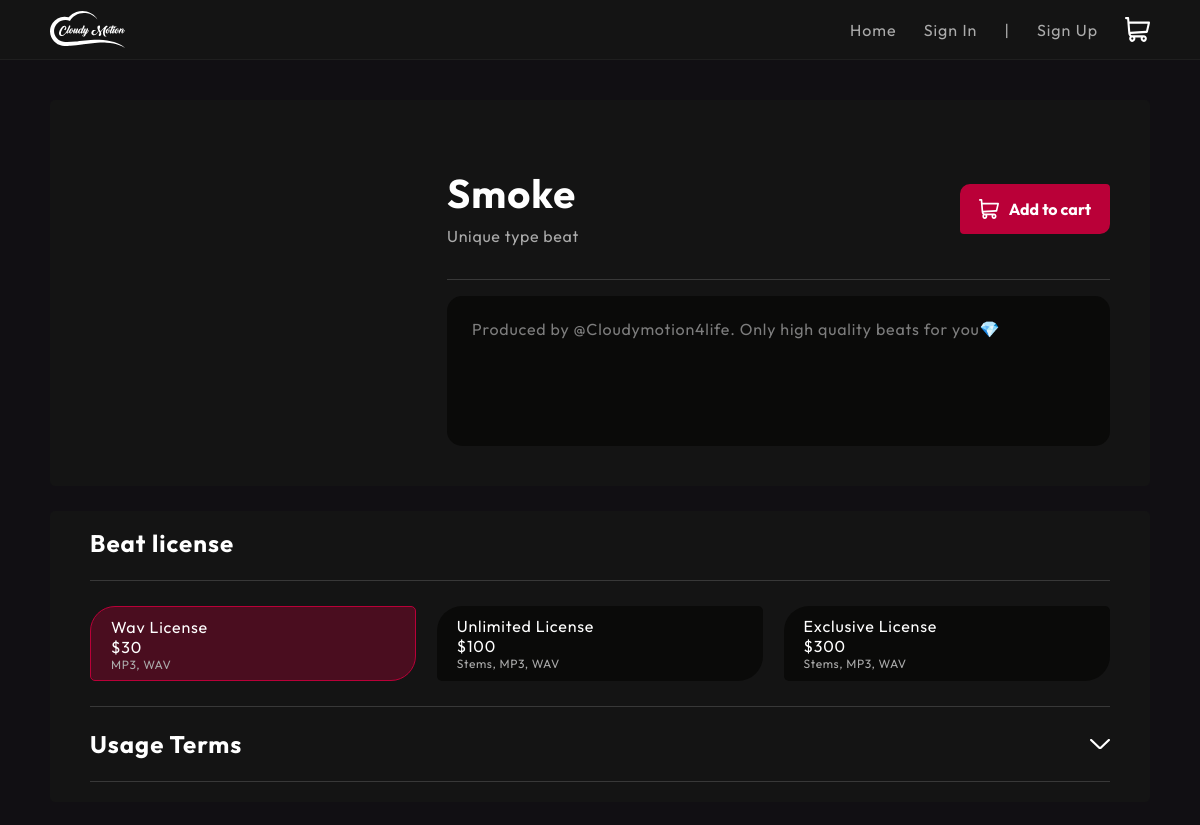
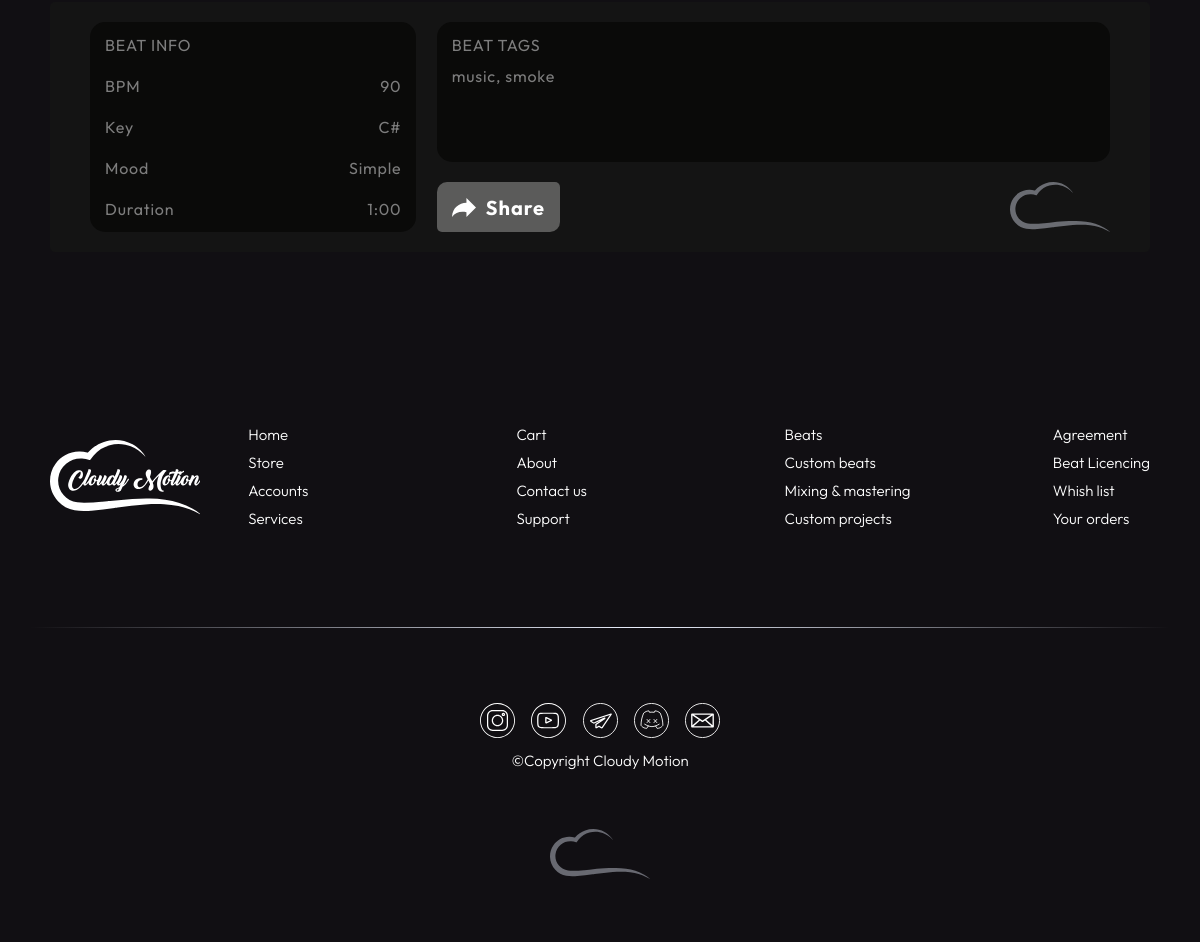
Screenshot of /store/56/ with the database file from the repository (2 pictures, top to bottom).
### cm_site/models.py (models this page shows, shortened)
class Tracks(models.Model):
    track_name = models.CharField('Track Name', unique=True, null=False, max_length=64)
    cover_art = models.ImageField("Cover Art", upload_to='uploads/')
    bpm = models.IntegerField('BPM', default=90)
    key = models.CharField('Key', unique=False, null=False, max_length=16)
    mood = models.ForeignKey(Moods, on_delete=models.CASCADE)
    duration = models.CharField('Duration', max_length=16, null=False)
    type_beat = models.CharField('Type Beat', unique=False, max_length=32, default="Unique", null=False)
    tags = models.ManyToManyField(Tags, blank=True)
    description = models.CharField('Track description', max_length=256, blank=False, unique=False, default='Produced by @Cloudymotion4life. Only high quality beats for you💎')
    priority = models.IntegerField('Track priority', blank=False, unique=False, default=0)
    mp3 = models.FileField('Mp3 File', upload_to='uploads/')
    waw_link = models.URLField('Link to wav license files', blank=True)
    unl_and_exc_link = models.URLField('Link to unlimited and exclusive license files', blank=True)
    class Meta:
        verbose_name = 'Track'
        verbose_name_plural = 'Tracks'

class Prices(models.Model):
    wav_license = models.IntegerField('Wav License $', default=30)
    unlimited_license = models.IntegerField('Unlimited License $', default=100)
    exclusive_license = models.IntegerField('Exclusive License $', default=300)
    class Meta:
        verbose_name = 'Price'
        verbose_name_plural = 'Prices'

class Moods(models.Model):
    mood = models.CharField('New mood', unique=True, max_length=32, null=False)
    def __str__(self) -> str:
        return self.mood
    class Meta:
        verbose_name = 'Mood'
        verbose_name_plural = 'Moods'

class Tags(models.Model):
    tag = models.CharField('Tag', unique=True, max_length=32)
    def __str__(self):
        return self.tag
    class Meta:
        verbose_name = 'Tag'
        verbose_name_plural = 'Tags'

### cm_site/views.py (the view)
# urls.py: path('store/<int:track_id>/', view=views.store_track, name='store_track'),
def store_track(request: WSGIRequest, track_id: int):
    track = get_object_or_404(Tracks, id=track_id)
    data = {
        'user': request.user,
        'id': track_id,
        'track': track,
        'prices': Prices.objects.all().first(),
        'basket': request.session.get('basket', None)
    }
    return render(request, 'cm_site/track.html', data)

### cm_site/templates/cm_site/track.html (shortened to what this page needs)
{% load static %}
<!DOCTYPE html>
<html lang="en">
    <head>
        <link rel="stylesheet" href="{% static 'cm_site/css/reset.css' %}">
        <link rel="stylesheet" href="{% static 'cm_site/css/font.css' %}">
        <link rel="stylesheet" href="{% static 'cm_site/css/track.css' %}">
    </head>
    <body>
        <div class="wrapper">
            <header class="header">
                <div class="header__container">
                    <a href="{% url 'not_developed' %}">
                        <div class="header__container-logo"></div>
                    </a>
                        {% if user.is_authenticated %}
                            <div class="header__container-navbar">
                                <a href="{% url 'not_developed' %}" class="navbar__link">
                                    <div class="navbar__link-home">Home</div>
                                </a>
                                <a href="{% url 'not_developed' %}" class="navbar__link">
                                    <div class="navbar__link-services">Services</div>
                                </a>
                                <a href="{% url 'not_developed' %}" class="navbar__link">
                                    <div class="navbar__link-contacts">Contacts</div>
                                </a>
                                <a href="{% url 'account' %}" class="navbar__link navbar__link--svg">
                                    <div class="navbar__link-account"></div>
                                </a>
                                <a href="{% url 'cart' %}" class="navbar__link navbar__link--svg">
                                    <div class="navbar__link-basket" {% if basket %}style="background: url('../../static/cm_site/img/cartisnotempty.svg') no-repeat; background-size: cover;"{% endif %}></div>
                                </a>
                            </div>
                        {% else %}
                            <div class="header__container-navbar header__container-navbar--no">
                                <a href="{% url 'not_developed' %}" class="navbar__link">
                                    <div class="navbar__link-home">Home</div>
                                </a>
                                <a href="{% url 'account_login' %}" class="navbar__link">
                                    <div class="navbar__link-singin">Sign In</div>
                                </a>
                                <div class="navbar__link navbar__link-sep">
                                    <div id="item1" class="navbar__link-sep">|</div>
                                </div>
                                <a href="{% url 'account_signup' %}" class="navbar__link">
                                    <div class="navbar__link-singup">Sign Up</div>
                                </a>
                                <a href="{% url 'cart' %}" class="navbar__link navbar__link--svg">
                                    <div class="navbar__link-basket" {% if basket %}style="background: url('../../static/cm_site/img/cartisnotempty.svg') no-repeat; background-size: cover;"{% endif %}></div>
                                </a>
                            </div>
                        {% endif %}
                </div>
            </header>
            <main class="main">
                <div class="main__container">
                    <div class="beat">
                        <div class="beat__intro">
                            <div class="beat__intro__cover" style="background: url('../../media/{{track.cover_art}}') no-repeat; background-size: cover;"></div>
                            <div class="beat__intro__data">
                                <div class="beat__intro__data_name">
                                    <div class="beat__intro__data_name-text">
                                        <div>{{track.track_name}}</div>
                                        <div>{{track.type_beat}} type beat</div>
                                    </div>
                                    <div class="beat__intro__data_name-btn">
                                        <button class="to_cart">
                                            <div></div>
                                            <div>Add to cart</div>
                                        </button>
                                    </div>
                                </div>
                                <div class="beat__intro__data_line"><div></div></div>
                                <div class="beat__intro__data_desc">{{track.description}}</div>
                            </div>
                        </div>
                        <div class="beat__license">
                            <h1>Beat license</h1>
                            <div class="line"></div>
                            <div class="beat__license__buttons">
                                <button class="wav active">
                                    <h1>Wav License</h1>
                                    <h1>${{prices.wav_license}}</h1>
                                    <h2>MP3, WAV</h2>
                                </button>
                                <button class="unl">
                                    <h1>Unlimited License</h1>
                                    <h1>${{prices.unlimited_license}}</h1>
                                    <h2>Stems, MP3, WAV</h2>
                                </button>
                                <button class="exc">
                                    <h1>Exclusive License</h1>
                                    <h1>${{prices.exclusive_license}}</h1>
                                    <h2>Stems, MP3, WAV</h2>
                                </button>
                            </div>
                            <div class="line"></div>
                            <div class="beat__license_usage_terms">
                                <div class="terms_panel">
                                    <h1>Usage Terms</h1>
                                    <button class="terms_btn"></button>
                                </div>
                            </div>
                            <div class="line"></div>
                        </div>
                        <div class="beat__data">
                            <div class="beat__data__info">
                                <h1>BEAT INFO</h1>
                                <div class="bpm">
                                    <h1>BPM</h1>
                                    <h1>{{track.bpm}}</h1>
                                </div>
                                <div class="key">
                                    <h1>Key</h1>
                                    <h1>{{track.key}}</h1>
                                </div>
                                <div class="mood">
                                    <h1>Mood</h1>
                                    <h1>{{track.mood}}</h1>
                                </div>
                                <div class="duration">
                                    <h1>Duration</h1>
                                    <h1>{{track.duration}}</h1>
                                </div>
                            </div>
                            <div class="beat__data__tags_and_share">
                                <div class="tags">
                                    <h1>BEAT TAGS</h1>
                                    <h1>
                                        {% if track.tags.all %}
                                            {% for tag in track.tags.all %}
                                                {{tag}}{% if not forloop.last %},{% endif %}
                                            {% endfor %}
                                        {% else %}
                                            ...
                                        {% endif %}
                                    </h1>
                                </div>
                                <div class="share_and_ico">
                                    <button class="share" id="copyButton">
                                        <div></div>
                                        <h1>Share</h1>
                                    </button>
                                    <div class="ico"></div>
                                </div>
                            </div>
                        </div>
                    </div>
                </div>
            </main>
            <footer class="footer">
                <div class="footer__container">
                    <div class="footer__container_up">
                        <a href="{% url 'not_developed' %}">
                            <div class="footer__container_up-logo"></div>
                        </a>
                        <div class="footer__container_up-items1">
                            <a href="{% url 'not_developed' %}">Home</a>
                            <a href="{% url 'store' %}">Store</a>
                            <a href="{% url 'not_developed' %}">Accounts</a>
                            <a href="{% url 'not_developed' %}">Services</a>
                        </div>
                        <div class="footer__container_up-items2">
                            <a href="{% url 'not_developed' %}">Cart</a>
                            <a href="{% url 'not_developed' %}">About</a>
                            <a href="{% url 'not_developed' %}">Contact us</a>
                            <a href="{% url 'not_developed' %}">Support</a>
                        </div>
                        <div class="footer__container_up-items3">
                            <a href="{% url 'not_developed' %}">Beats</a>
                            <a href="{% url 'not_developed' %}">Custom beats</a>
                            <a href="{% url 'not_developed' %}">Mixing & mastering</a>
                            <a href="{% url 'not_developed' %}">Custom projects</a>
                        </div>
                        <div class="footer__container_up-items4">
                            <a href="{% url 'not_developed' %}">Agreement</a>
                            <a href="{% url 'not_developed' %}">Beat Licencing</a>
                            <a href="{% url 'not_developed' %}">Whish list</a>
                            <a href="{% url 'not_developed' %}">Your orders</a>
                        </div>
                    </div>
                    <div class="footer__container_line"></div>
                    <div class="footer__container_down">
                        <div class="footer__container_down-social">
                            <a href="https://www.instagram.com/cloudymotion4life/"><div class="instagram"></div></a>
                            <a href="https://www.youtube.com/channel/UCjFzg281yew5Ikgu4QzfoqQ"><div class="youtube"></div></a>
                            <a href="https://t.me/Cloudy_Motion"><div class="telegram"></div></a>
                            <a href="https://discord.gg/8bJu3stv"><div class="discord"></div></a>
                            <a href="mailto:cloudymotion4life@gmail.com"><div class="email"></div></a>
                        </div>
                        <div class="footer__container_down-copyright">
                            ©Copyright Cloudy Motion
                        </div>
                        <div class="footer__container_down-logo">
                        </div>
                    </div>
                </div>
            </footer>
        </div>
    </body>
</html>

### rows the page displays
Tracks: track_name "Smoke", type_beat "Unique", description "Produced by @Cloudymotion4life. Only high quality beats for you💎", bpm "90", key "C#", mood "Simple", duration "1:00"
Prices: wav_license "30", unlimited_license "100", exclusive_license "300"
Tags: tag "music"
Tags: tag "smoke"
